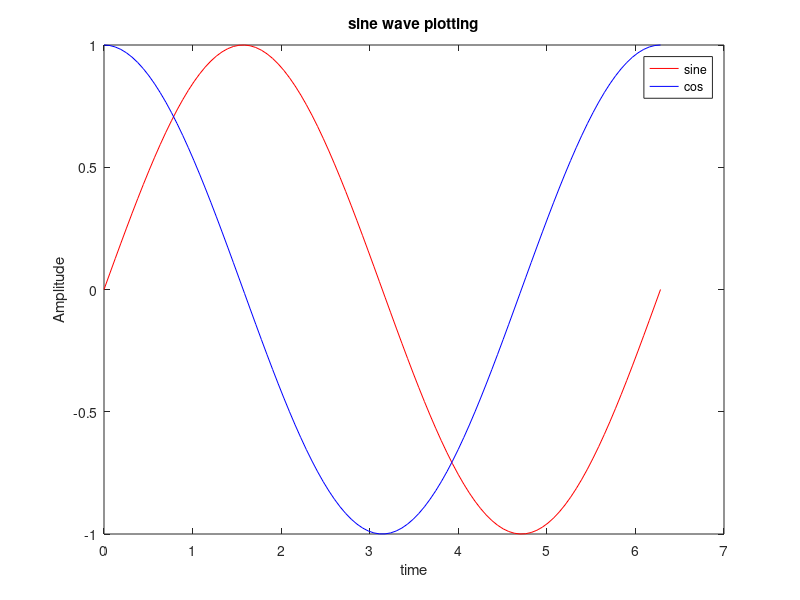

The MATLAB script that drew this image:
x = 22;
x = 'hello, world';
disp(x)
a = 1:1:10;
b = linspace(1, 10, 10);

m = [ 2; 3; 4];
mm = [ 2 3 5; 3 4 7; 4 3 8]
m2 = [ 2 ; 4 ; 8 ]
m = [ 2; 3; 4];
m'
mm
mm'


z = zeros(3, 2)
o = ones(3)
e = eye(4)

%plot
pi
x = linspace(0, 2*pi, 100)
y = sin(x)

plot(x, y, 'r')
xlabel('time')
ylabel('Amplitude')
title('sine wave plotting')
hold on;
ycos = cos(x)
plot(x,ycos, 'b')
legend('sine', 'cos')
hold off;

%program flow control

x = 0
if x> 0
    disp('x is positive number')
elseif x< 0
    disp('x is negative number')
else
    disp('x is zero')
end



for i= -10: 10
    disp(i)
    x= i;
    if x> 0
        disp('x is positive number')
    elseif x< 0
        disp('x is negative number')
    else
        disp('x is zero')
    end
end








